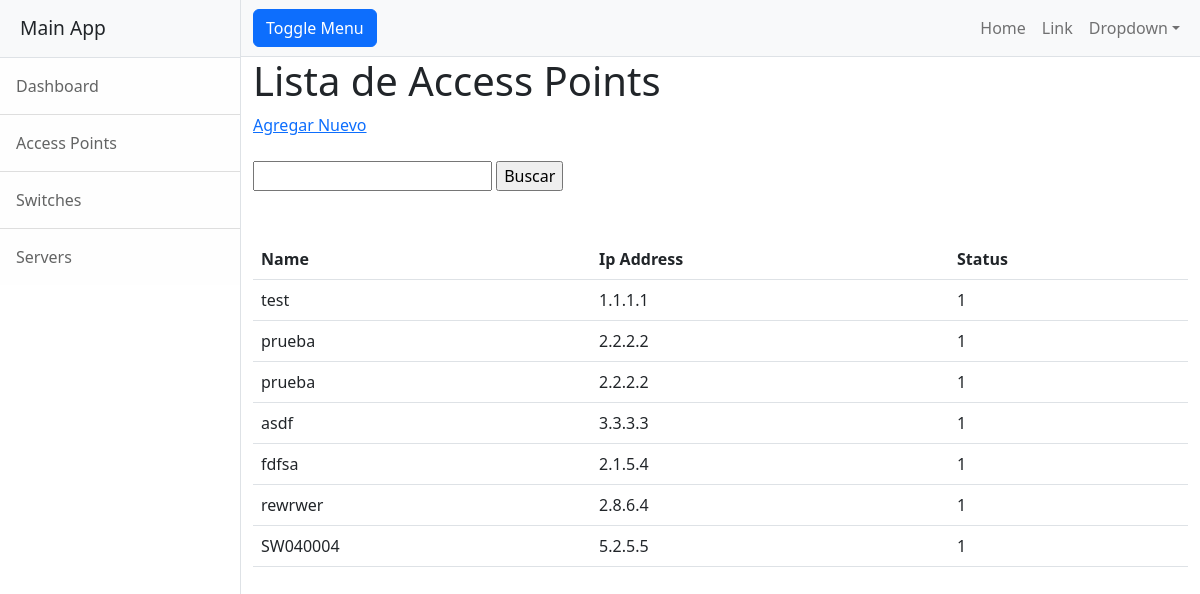
Page /main-app/access-points on the earlier database version.
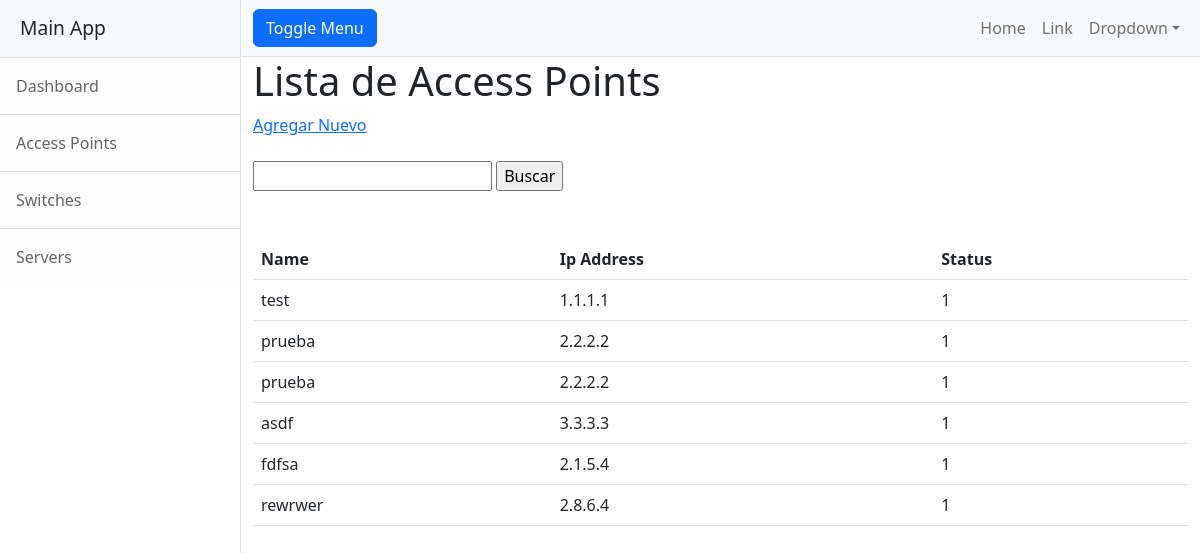
Same page on the later database version.
### MainApp/models.py (models this page shows)
class AccessPoints(models.Model):
    deviceName = models.CharField(max_length=30)
    ipAddress = models.GenericIPAddressField()
    status = models.IntegerField()

### MainApp/views.py (the view)
# urls.py: path('access-points', views.access_points, name='AccessPoints'),
def access_points(req):
    all_access_points = AccessPoints.objects.all()
    print(access_points)
    return render(req, "accesspoints.html", {"accessPoints": all_access_points})

### MainApp/templates/accesspoints.html
{% extends "base.html" %}
    {% load static %}
    {% block content %}
    <h1> Lista de Access Points</h1>
    <a href="{% url 'AddAccessPoint' %}" >Agregar Nuevo</a>
    <br></br>
    {% include 'search.html' %}
    <br></br>
    <table class="table">
        <tr><th>Name</th><th>Ip Address</th><th>Status</th></tr>
            {% for accesspoint in accessPoints %}
            <tr>
                <td>{{accesspoint.deviceName}}</td>
                <td>{{accesspoint.ipAddress}}</td>
                <td>{{accesspoint.status}}</td>
            </tr>
            {% endfor %}
        </table>
    {% endblock %}

Differences in the rows shown:
removed AccessPoints: deviceName "SW040004", ipAddress "5.2.5.5", status "1"
